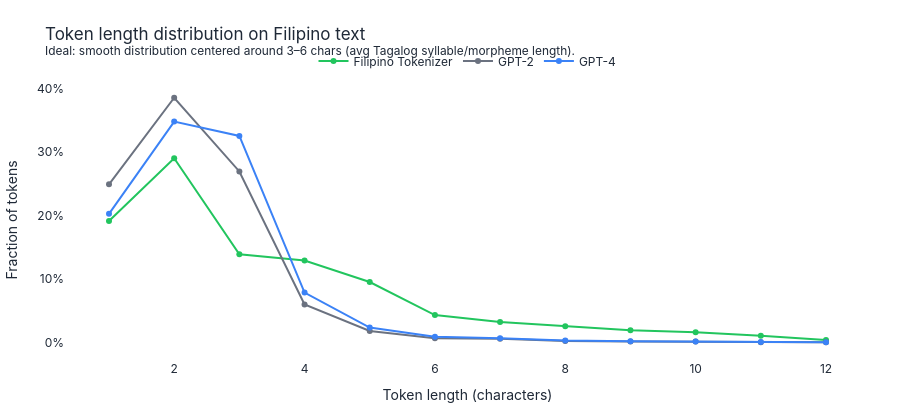

The code cell stored with this chart in its notebook:
### Markdown cell above
## 4. Token Length Distribution

**Why it matters:**  
A tokenizer that produces mostly 1-character tokens (fragmentation) makes the model
work like a character-level model — it learns very slowly and needs more depth to
compose meaning. A tokenizer that produces mostly long tokens has fewer, richer units
but less flexibility.

The ideal distribution is centered around 3–6 characters, with a smooth tail —
matching the average syllable/morpheme length in Tagalog.

### Code cell
sample = lines[:2000]  # smaller sample for speed

def token_lengths(lines, encode_fn, decode_fn):
    lengths = []
    for line in lines:
        for tok_id in encode_fn(line):
            tok_str = decode_fn(tok_id)
            lengths.append(len(tok_str.replace("\u2581", "").strip()))
    return [l for l in lengths if l > 0]

fil_lengths  = token_lengths(sample,
    fil_tok.encode,
    lambda i: fil_tok.bpe.id_to_token.get(i, ""))

gpt2_lengths = token_lengths(sample,
    lambda t: gpt2_enc.encode(t),
    lambda i: gpt2_enc.decode([i]))

gpt4_lengths = token_lengths(sample,
    lambda t: gpt4_enc.encode(t),
    lambda i: gpt4_enc.decode([i]))

MAX_LEN = 12

def length_dist(lengths):
    c = Counter(lengths)
    total = sum(c.values())
    return [c.get(l, 0) / total for l in range(1, MAX_LEN + 1)]

x = list(range(1, MAX_LEN + 1))
fig = go.Figure()
for name, lengths, color in [
    ("Filipino Tokenizer", fil_lengths, GREEN),
    ("GPT-2",              gpt2_lengths, GREY),
    ("GPT-4",              gpt4_lengths, BLUE),
]:
    fig.add_trace(go.Scatter(
        x=x, y=length_dist(lengths),
        name=name, mode="lines+markers",
        line=dict(color=color, width=2),
    ))
fig.update_layout(
    **LAYOUT,
    title=dict(text="Token length distribution on Filipino text<br>"
               "<sup>Ideal: smooth distribution centered around 3–6 chars (avg Tagalog syllable/morpheme length).</sup>"),
    xaxis_title="Token length (characters)",
    yaxis_title="Fraction of tokens",
    yaxis_tickformat=".0%",
    legend=dict(orientation="h", y=1.12, x=0.5, xanchor="center"),
    height=420,
)
fig.show()

### Figure 1 — Plotly figure (JSON) as saved in the notebook; plotly's stock layout.template omitted (floating-point values rounded to 4 significant figures)
{"data": [{"line": {"color": "#22c55e", "width": 2}, "mode": "lines+markers", "name": "Filipino Tokenizer", "type": "scatter", "x": [1, 2, 3, 4, 5, 6, 7, 8, 9, 10, 11, 12], "y": [0.1914, 0.2903, 0.1389, 0.1292, 0.09515, 0.04311, 0.03209, 0.02525, 0.01901, 0.01584, 0.01048, 0.003684]}, {"line": {"color": "#6b7280", "width": 2}, "mode": "lines+markers", "name": "GPT-2", "type": "scatter", "x": [1, 2, 3, 4, 5, 6, 7, 8, 9, 10, 11, 12], "y": [0.2493, 0.3858, 0.2696, 0.05989, 0.01799, 0.006425, 0.005663, 0.002276, 0.001287, 0.001153, 0.0003501, 0.0001544]}, {"line": {"color": "#3b82f6", "width": 2}, "mode": "lines+markers", "name": "GPT-4", "type": "scatter", "x": [1, 2, 3, 4, 5, 6, 7, 8, 9, 10, 11, 12], "y": [0.2027, 0.3482, 0.3255, 0.07851, 0.02339, 0.008706, 0.006554, 0.00285, 0.001542, 0.00122, 0.0004214, 0.0001664]}], "layout": {"font": {"color": "#1f2937", "family": "Inter, sans-serif"}, "height": 420, "legend": {"orientation": "h", "x": 0.5, "xanchor": "center", "y": 1.12}, "margin": {"b": 60, "l": 60, "r": 30, "t": 80}, "paper_bgcolor": "#ffffff", "plot_bgcolor": "#ffffff", "title": {"text": "Token length distribution on Filipino text<br><sup>Ideal: smooth distribution centered around 3–6 chars (avg Tagalog syllable/morpheme length).</sup>"}, "xaxis": {"title": {"text": "Token length (characters)"}}, "yaxis": {"tickformat": ".0%", "title": {"text": "Fraction of tokens"}}}}
